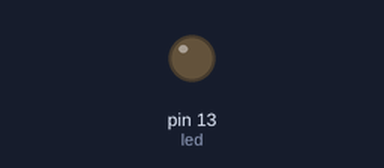
This sketch was run on a simulated Arduino Uno, built with avr-gcc and run on an emulated ATmega328P. Parts: output pins drawn as LEDs (lit = HIGH).

Above: at 1.1 s.
At 11.8 s:
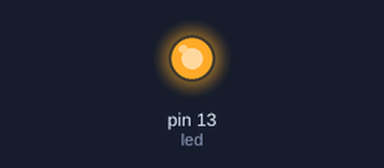
Timing chart, 0 to 12.5 s (numbered marks = the images above):
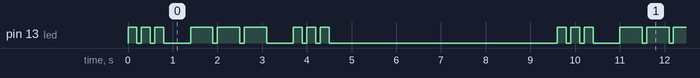

Measured:
- by itself, pin 13 (led): repeats every 9.6 s: 2 × (LOW 0.10 s, HIGH 0.20 s), LOW 0.60 s, 2 × (HIGH 0.50 s, LOW 0.10 s), HIGH 0.50 s, LOW 0.60 s, 2 × (HIGH 0.20 s, LOW 0.10 s), HIGH 0.20 s, LOW 5.1 s, HIGH 0.20 s
- by itself, everything shown: repeats every 9.6 s, in 18 steps

The sketch:

led4.ino
```cpp
//this file is used to get a blink led

#define DELAY 100

int led = 13;
int one = 1;
int i = 0;
void setup()
{
	pinMode(led,OUTPUT);
}

void loop()
{
	for(i = 0;i<3;i++){
		digitalWrite(led,HIGH);
		delay(2*DELAY);
		digitalWrite(led,LOW);
		delay(DELAY);
	};
	delay(5*DELAY);
	for(i=0;i<3;i++){
		digitalWrite(led,HIGH);
		delay(5*DELAY);
		digitalWrite(led,LOW);
		delay(DELAY);
	};
	delay(5*DELAY);
	for(i = 0;i<3;i++){
		digitalWrite(led,HIGH);
		delay(2*DELAY);
		digitalWrite(led,LOW);
		delay(DELAY);
	};
	delay(50*DELAY);

}
```
